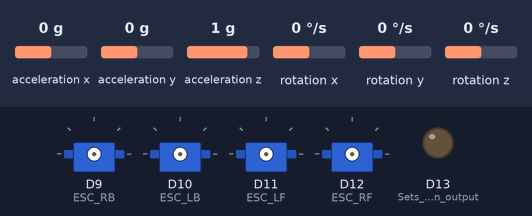
The sketch below on a simulated Arduino Nano 33 IoT. Shown: 4 × servo, output pins drawn as LEDs (lit = HIGH). The inputs (shaded band) are chosen by the test bench; at power-on: acceleration x 0 g, acceleration y 0 g, acceleration z 1 g, rotation x 0 °/s, rotation y 0 °/s, rotation z 0 °/s. WiFi joins after 1.5 s; servers stay silent unless stated.

Above: at 0.1 s.
At 3.4 s:
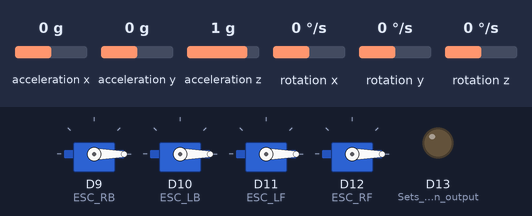
At 4.9 s:
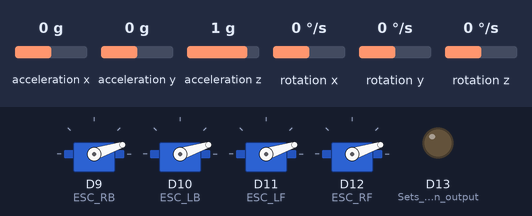
Timing chart, 0 to 6.4 s (numbered marks = the images above):
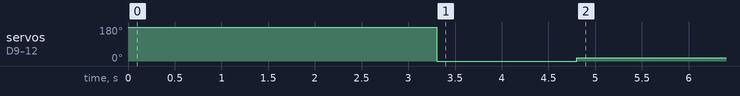

The sketch:

FinalQuadcopterCode.ino
```cpp
#include <Servo.h>
#include <Arduino_LSM6DS3.h>
#include <math.h>

// Blynk Setup
#include <SPI.h>
#include <WiFiNINA.h>
#include <BlynkSimpleWiFiNINA.h>

WidgetLCD lcd(V3);
BlynkTimer timer;

char auth[] = "Vwkvy_LoHJb4dKkoGqXMkqrOgLETZGDZ";
char ssid[] = "wifissid";
char pass[] = "wifipassword";

Servo ESC_RB, ESC_LB, ESC_LF, ESC_RF;

float acc_x, acc_y, acc_z;
float gyr_x, gyr_y, gyr_z;
float ang_x, ang_y, ang_z;
float S_aX, S_aY, S_aZ, S_gyrX, S_gyrY, S_gyrZ, S_angX, S_angY, S_angZ;
float alpha_acc = 0.9;
float alpha_gyr = 0.8;
float alpha_ang = 0.8;
bool first_acc = 1;
bool first_gyr = 1;
bool first_ang = 1;
bool only_once = 1;

float timePrev, timeCur, timeElapsed;
bool atRest = 1;
float acc_x_offset, acc_y_offset, acc_z_offset;
float gyr_x_offset, gyr_y_offset, gyr_z_offset;
int count1;
int count2;

float acc_ang_x, acc_ang_y;
float ang_x_true, ang_y_true;

// Integers used to determine the desired angle/direction of the quadcopter
int x = 127;
int y = 127;

float x_des, y_des; // Desired x and y angles of the quadcopter
float x_err, y_err; // Error in the x- and y-angles
float x_err_prev, y_err_prev; // Previous errors in the x- and y- angles

int throttle; // Input throttle of the quadcopter

// PID Constants:
float Kp_x = 0;
float Kp_y = 0;
float Ki_x = 0;
float Ki_y = 0;
float Kd_x = 0;
float Kd_y = 0;

float x_p, x_i, x_d, y_p, y_i, y_d; // Proportional, integral, and derivative errors for both the x- and y-axes
int x_pid1, x_pid2, y_pid1, y_pid2; // Raw PID signal values to be passed to the motors
int x_sig1, x_sig2, y_sig1, y_sig2; // Ideal signal values passed to each of the motors (before averaging with each other)
int sigRB, sigLB, sigRF, sigLF; // Actual signal values passed to the motors

void setup()
{
  Serial.begin(115200);
  IMU.begin();

  pinMode(13, OUTPUT); // Sets the LED as an output
  Blynk.begin(auth, ssid, pass);
  lcd.clear();
  timer.setInterval(1000L, PIDTimer);

  ESC_RB.attach(9, 1000, 2000);
  ESC_LB.attach(10, 1000, 2000);
  ESC_LF.attach(11, 1000, 2000);
  ESC_RF.attach(12, 1000, 2000);

  calibrateESCs();
}

void PIDTimer()
{
  lcd.print(0, 0, x_sig1);
  lcd.print(8, 0, x_sig2);
  lcd.print(0, 1, y_sig1);
  lcd.print(8, 1, y_sig2);
}

BLYNK_WRITE(V1)
{
  throttle = param.asInt();
  ESC_RB.write(throttle);
  ESC_LB.write(throttle);
  ESC_LF.write(throttle);
  ESC_RF.write(throttle);
}

BLYNK_WRITE(V2)
{
  x = param[0].asInt();
  y = param[1].asInt();
}

BLYNK_WRITE(V4)
{
  int stopButton = param.asInt();
  if(stopButton)
  {
    ESC_RB.write(1000);
    ESC_LB.write(1000);
    ESC_LF.write(1000);
    ESC_RF.write(1000);
    while(1);
  }
}

BLYNK_WRITE(V10)
{
  //Kp_y = param.asInt();
}

BLYNK_WRITE(V11)
{
  //Ki_y = param.asInt();
}

BLYNK_WRITE(V12)
{
  //Kd_y = param.asInt();
}

void loop()
{
  Blynk.run();
  timer.run();

  timePrev = timeCur;
  timeCur = millis();
  timeElapsed = (timeCur - timePrev)/1000;

  if(atRest)
  {
    calibrateIMU();
    atRest = 0;
  }

  if(IMU.accelerationAvailable())
  {
    IMU.readAcceleration(acc_x, acc_y, acc_z);
    acc_x = (acc_x * 9.81) - acc_x_offset;
    acc_y = (acc_y * 9.81) - acc_y_offset;
    acc_z = (acc_z * 9.81) - acc_z_offset;

    updateEMAacc();

    /*
    Serial.print("acc_x: ");
    Serial.print(S_aX);
    Serial.print(";  acc_y: ");
    Serial.print(S_aY);
    Serial.print(";  acc_z: ");
    Serial.println(S_aZ);
    */
  }

  if(IMU.gyroscopeAvailable())
  {
    IMU.readGyroscope(gyr_x, gyr_y, gyr_z);
    gyr_x = gyr_x - gyr_x_offset;
    gyr_y = gyr_y - gyr_y_offset;
    gyr_z = gyr_z - gyr_z_offset;
    updateEMAgyr();

    ang_x = ang_x + (gyr_x * timeElapsed);
    ang_y = ang_y + (gyr_y * timeElapsed);
    ang_z = ang_z + (gyr_z * timeElapsed);
    updateEMAang();

    /*
    Serial.print("gyr_x: ");
    Serial.print(S_gyrX);
    Serial.print(";  gyr_y: ");
    Serial.print(S_gyrY);
    Serial.print(";  gyr_z: ");
    Serial.println(S_gyrZ);

    Serial.print("ang_x: ");
    Serial.print(S_angX);
    Serial.print(";  ang_y: ");
    Serial.print(S_angY);
    Serial.print(";  ang_z: ");
    Serial.println(S_angZ);
    Serial.println();
    */
  }

  acc_ang_x = (atan(S_aX/(sqrt(pow(S_aY, 2) + pow(S_aZ, 2))))) * (180/PI);
  acc_ang_y = (atan(S_aY/(sqrt(pow(S_aX, 2) + pow(S_aZ, 2))))) * (180/PI);

  ang_x_true = ((0.98 * S_angX) + (0.02 * acc_ang_x));
  ang_y_true = ((0.98 * S_angY) + (0.02 * acc_ang_y));

  /*
  Serial.print("ang_x: ");
  Serial.print(ang_x_true);
  Serial.print(";  ang_y: ");
  Serial.print(ang_y_true);
  Serial.println();
  */

  // PID Control for x-angle:
  x_des = map(x, 0, 254, -15, 15);
  x_err_prev = x_err;

  if(only_once)
  {
    x_err = 0;
  }
  else
  {
    x_err = ang_x_true - x_des;
  }

  // Implementing Anti-Windup Method (Clamping):
  if((((x_pid1 < 1100) || (x_pid1 > 2000)) || ((x_pid2 < 1100) || (x_pid2 > 2000))) && (x_i * x_p > 0))
  {
    x_i = x_i; // Clamps the integral error
  }
  else
  {
    x_i = x_i + (timeElapsed * x_err);
  }
  x_d = ((x_err - x_err_prev)/(timeElapsed));

  x_pid1 = (int) throttle - ((Kp_x * x_err) + (Ki_x * x_i) + (Kd_x * x_d));
  x_pid2 = (int) throttle + ((Kp_x * x_err) + (Ki_x * x_i) + (Kd_x * x_d));

  //x_pid1 = (int) throttle - ((Kp_x * x_err) + (Kd_x * x_d));
  //x_pid2 = (int) throttle + ((Kp_x * x_err) + (Kd_x * x_d));

  // Implementing saturation:
  if(x_pid1 < 1100)
  {
    x_sig1 = 1100;
  }
  else if(x_pid1 > 2000)
  {
    x_sig1 = 2000;
  }
  else
  {
    x_sig1 = x_pid1;
  }

  if(x_pid2 < 1100)
  {
    x_sig2 = 1100;
  }
  else if(x_pid2 > 2000)
  {
    x_sig2 = 2000;
  }
  else
  {
    x_sig2 = x_pid2;
  }


  // PID Control for y-angle:
  y_des = map(y, 0, 254, -15, 15);
  y_err_prev = y_err;

  if(only_once)
  {
    y_err = 0;
    only_once = 0;
  }
  else
  {
    y_err = ang_y_true - y_des;
  }

  // Implementing Anti-Windup Method (Clamping):
  if((((y_pid1 < 1100) || (y_pid1 > 2000)) || ((y_pid2 < 1100) || (y_pid2 > 2000))) && (y_i * y_p > 0))
  {
    y_i = y_i; // Clamps the integral error
  }
  else
  {
    y_i = y_i + (timeElapsed * y_err);
  }

  y_d = ((y_err - y_err_prev)/(timeElapsed));

  y_pid1 = (int) throttle - ((Kp_y * y_err) + (Ki_y * y_i) + (Kd_y * y_d));
  y_pid2 = (int) throttle + ((Kp_y * y_err) + (Ki_y * y_i) + (Kd_y * y_d));

  //y_pid1 = (int) throttle - ((Kp_y * y_err) + (Kd_y * y_d));
  //y_pid2 = (int) throttle + ((Kp_y * y_err) + (Kd_y * y_d));

  // Implementing saturation:
  if(y_pid1 < 1100)
  {
    y_sig1 = 1100;
  }
  else if(y_pid1 > 2000)
  {
    y_sig1 = 2000;
  }
  else
  {
    y_sig1 = y_pid1;
  }

  if(y_pid2 < 1100)
  {
    y_sig2 = 1100;
  }
  else if(y_pid2 > 2000)
  {
    y_sig2 = 2000;
  }
  else
  {
    y_sig2 = y_pid2;
  }

  // Calculates the PWM signals to be written to the motors
  sigLF = 0.5 * (x_sig1 + y_sig2);
  sigLB = 0.5 * (x_sig1 + y_sig1);
  sigRB = 0.5 * (x_sig2 + y_sig1);
  sigRF = 0.5 * (x_sig2 + y_sig2);

  // Writes the PWM signals to the motors:
  ESC_LF.write(sigLF);
  ESC_LB.write(sigLB);
  ESC_RB.write(sigRB);
  ESC_RF.write(sigRF);
}

void calibrateESCs()
{
  ESC_RB.write(2000);
  ESC_LB.write(2000);
  ESC_LF.write(2000);
  ESC_RF.write(2000);
  delay(1500);

  ESC_RB.write(1000);
  ESC_LB.write(1000);
  ESC_LF.write(1000);
  ESC_RF.write(1000);
  delay(1500);

  ESC_RB.write(1100);
  ESC_LB.write(1100);
  ESC_LF.write(1100);
  ESC_RF.write(1100);
}

void calibrateIMU()
{
  float acc_x_cur, acc_y_cur, acc_z_cur;
  float gyr_x_cur, gyr_y_cur, gyr_z_cur;
  float acc_x_count, acc_y_count, acc_z_count;
  float gyr_x_count, gyr_y_count, gyr_z_count;

  for(int i = 0; i < 1000; i++)
  {
    if(IMU.accelerationAvailable())
    {
      count1++;
      IMU.readAcceleration(acc_x_cur, acc_y_cur, acc_z_cur);
      acc_x_count = acc_x_count + acc_x_cur;
      acc_y_count = acc_y_count + acc_y_cur;
      acc_z_count = acc_z_count + acc_z_cur;
    }

    if(IMU.gyroscopeAvailable())
    {
      count2++;
      IMU.readGyroscope(gyr_x_cur, gyr_y_cur, gyr_z_cur);
      gyr_x_count = gyr_x_count + gyr_x_cur;
      gyr_y_count = gyr_y_count + gyr_y_cur;
      gyr_z_count = gyr_z_count + gyr_z_cur;
    }
  }

  acc_x_offset = (acc_x_count/count1) * 9.81;
  acc_y_offset = (acc_y_count/count1) * 9.81;
  acc_z_offset = ((acc_z_count/count1) * 9.81) - 9.81;

  gyr_x_offset = gyr_x_count/count2;
  gyr_y_offset = gyr_y_count/count2;
  gyr_z_offset = gyr_z_count/count2;
}

void updateEMAacc()
{
  if(first_acc)
  {
    S_aX = acc_x;
    S_aY = acc_y;
    S_aZ = acc_z;
    first_acc = 0;
  }
  else
  {
    S_aX = (alpha_acc * acc_x) + ((1 - alpha_acc) * S_aX);
    S_aY = (alpha_acc * acc_y) + ((1 - alpha_acc) * S_aY);
    S_aZ = (alpha_acc * acc_z) + ((1 - alpha_acc) * S_aZ);
  }
}

void updateEMAgyr()
{
  if(first_gyr)
  {
    S_gyrX = gyr_x;
    S_gyrY = gyr_y;
    S_gyrZ = gyr_z;
    first_gyr = 0;
  }
  else
  {
    S_gyrX = (alpha_gyr * gyr_x) + ((1 - alpha_gyr) * S_gyrX);
    S_gyrY = (alpha_gyr * gyr_y) + ((1 - alpha_gyr) * S_gyrY);
    S_gyrZ = (alpha_gyr * gyr_z) + ((1 - alpha_gyr) * S_gyrZ);
  }
}

void updateEMAang()
{
  if(first_ang)
  {
    S_angX = ang_x;
    S_angY = ang_y;
    S_angZ = ang_z;
    first_ang = 0;
  }
  else
  {
    S_angX = (alpha_ang * ang_x) + ((1 - alpha_ang) * S_angX);
    S_angY = (alpha_ang * ang_y) + ((1 - alpha_ang) * S_angY);
    S_angZ = (alpha_ang * ang_z) + ((1 - alpha_ang) * S_angZ);
  }
}
```

Measured:
- by itself, servo on D9 (ESC_RB), servo on D10 (ESC_LB), servo on D11 (ESC_LF), servo on D12 (ESC_RF): 180° → 0° at 3.3 s, → 18° 1.5 s later
